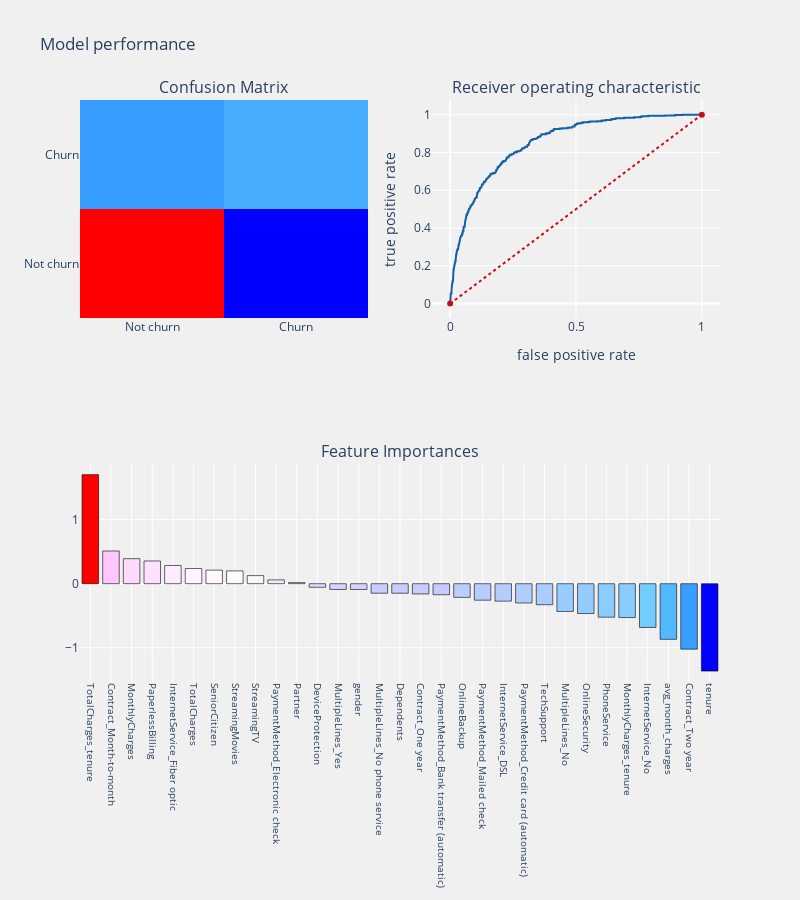

The notebook cell saved with this chart:
### Code cell
from sklearn.model_selection import train_test_split
from sklearn.linear_model import LogisticRegression
from sklearn.metrics import confusion_matrix,accuracy_score,classification_report
from sklearn.metrics import roc_auc_score,roc_curve,scorer
from sklearn.metrics import f1_score
import statsmodels.api as sm
from sklearn.metrics import precision_score,recall_score
from yellowbrick.classifier import DiscriminationThreshold
#splitting train and test data 
train,test = train_test_split(telcom,test_size = .25 ,random_state = 111)
    
##seperating dependent and independent variables
cols    = [i for i in telcom.columns if i not in Id_col + target_col]
train_X = train[cols]
train_Y = train[target_col]
test_X  = test[cols]
test_Y  = test[target_col]


def telecom_churn_prediction(algorithm,training_x,testing_x,
                             training_y,testing_y,cols,cf,threshold_plot) :
    
    #model
    algorithm.fit(training_x,training_y)
    predictions   = algorithm.predict(testing_x)
    probabilities = algorithm.predict_proba(testing_x)
    #coeffs
    if   cf == "coefficients" :
        coefficients  = pd.DataFrame(algorithm.coef_.ravel())
    elif cf == "features" :
        coefficients  = pd.DataFrame(algorithm.feature_importances_)
        
    column_df     = pd.DataFrame(cols)
    coef_sumry    = (pd.merge(coefficients,column_df,left_index= True,
                              right_index= True, how = "left"))
    coef_sumry.columns = ["coefficients","features"]
    coef_sumry    = coef_sumry.sort_values(by = "coefficients",ascending = False)
    
    print (algorithm)
    print ("\n Classification report : \n",classification_report(testing_y,predictions))
    print ("Accuracy   Score : ",accuracy_score(testing_y,predictions))
    #confusion matrix
    conf_matrix = confusion_matrix(testing_y,predictions)
    #roc_auc_score
    model_roc_auc = roc_auc_score(testing_y,predictions) 
    print ("Area under curve : ",model_roc_auc,"\n")
    fpr,tpr,thresholds = roc_curve(testing_y,probabilities[:,1])
    
    #plot confusion matrix
    trace1 = go.Heatmap(z = conf_matrix ,
                        x = ["Not churn","Churn"],
                        y = ["Not churn","Churn"],
                        showscale  = False,colorscale = "Picnic",
                        name = "matrix")
    
    #plot roc curve
    trace2 = go.Scatter(x = fpr,y = tpr,
                        name = "Roc : " + str(model_roc_auc),
                        line = dict(color = ('rgb(22, 96, 167)'),width = 2))
    trace3 = go.Scatter(x = [0,1],y=[0,1],
                        line = dict(color = ('rgb(205, 12, 24)'),width = 2,
                        dash = 'dot'))
    
    #plot coeffs
    trace4 = go.Bar(x = coef_sumry["features"],y = coef_sumry["coefficients"],
                    name = "coefficients",
                    marker = dict(color = coef_sumry["coefficients"],
                                  colorscale = "Picnic",
                                  line = dict(width = .6,color = "black")))
    
    #subplots
    fig = tls.make_subplots(rows=2, cols=2, specs=[[{}, {}], [{'colspan': 2}, None]],
                            subplot_titles=('Confusion Matrix',
                                            'Receiver operating characteristic',
                                            'Feature Importances'))
    
    fig.append_trace(trace1,1,1)
    fig.append_trace(trace2,1,2)
    fig.append_trace(trace3,1,2)
    fig.append_trace(trace4,2,1)
    
    fig['layout'].update(showlegend=False, title="Model performance" ,
                         autosize = False,height = 900,width = 800,
                         plot_bgcolor = 'rgba(240,240,240, 0.95)',
                         paper_bgcolor = 'rgba(240,240,240, 0.95)',
                         margin = dict(b = 195))
    fig["layout"]["xaxis2"].update(dict(title = "false positive rate"))
    fig["layout"]["yaxis2"].update(dict(title = "true positive rate"))
    fig["layout"]["xaxis3"].update(dict(showgrid = True,tickfont = dict(size = 10),
                                        tickangle = 90))
    py.iplot(fig)
    
    if threshold_plot == True : 
        visualizer = DiscriminationThreshold(algorithm)
        visualizer.fit(training_x,training_y)
        visualizer.poof()
        
logit  = LogisticRegression(C=1.0, class_weight=None, dual=False, fit_intercept=True,
          intercept_scaling=1, max_iter=100, multi_class='ovr', n_jobs=1,
          penalty='l2', random_state=None, solver='liblinear', tol=0.0001,
          verbose=0, warm_start=False)

telecom_churn_prediction(logit,train_X,test_X,train_Y,test_Y,
                         cols,"coefficients",threshold_plot = True)

### Figure 1 — Plotly figure (JSON) as saved in the notebook; plotly's stock layout.template omitted (floating-point values rounded to 4 significant figures; data arrays with more than 128 entries replaced by an {"elided": "..."} marker saying what was removed)
{"data": [{"colorscale": [[0, "rgb(0,0,255)"], [0.1, "rgb(51,153,255)"], [0.2, "rgb(102,204,255)"], [0.3, "rgb(153,204,255)"], [0.4, "rgb(204,204,255)"], [0.5, "rgb(255,255,255)"], [0.6, "rgb(255,204,255)"], [0.7, "rgb(255,153,255)"], [0.8, "rgb(255,102,204)"], [0.9, "rgb(255,102,102)"], [1, "rgb(255,0,0)"]], "name": "matrix", "showscale": false, "type": "heatmap", "x": ["Not churn", "Churn"], "xaxis": "x", "y": ["Not churn", "Churn"], "yaxis": "y", "z": [[1151, 117], [229, 261]]}, {"line": {"color": "rgb(22, 96, 167)", "width": 2}, "name": "Roc : 0.7201908839245477", "type": "scatter", "x": {"elided": "474 float values"}, "xaxis": "x2", "y": {"elided": "474 float values"}, "yaxis": "y2"}, {"line": {"color": "rgb(205, 12, 24)", "dash": "dot", "width": 2}, "type": "scatter", "x": [0, 1], "xaxis": "x2", "y": [0, 1], "yaxis": "y2"}, {"marker": {"color": [1.702, 0.5104, 0.3902, 0.3546, 0.2837, 0.2369, 0.2117, 0.1998, 0.1261, 0.05962, 0.01692, -0.05594, -0.0897, -0.08993, -0.1486, -0.1491, -0.16, -0.1722, -0.2132, -0.2574, -0.2723, -0.3017, -0.3285, -0.4333, -0.4658, -0.523, -0.5286, -0.6831, -0.8689, -1.022, -1.364], "colorscale": [[0, "rgb(0,0,255)"], [0.1, "rgb(51,153,255)"], [0.2, "rgb(102,204,255)"], [0.3, "rgb(153,204,255)"], [0.4, "rgb(204,204,255)"], [0.5, "rgb(255,255,255)"], [0.6, "rgb(255,204,255)"], [0.7, "rgb(255,153,255)"], [0.8, "rgb(255,102,204)"], [0.9, "rgb(255,102,102)"], [1, "rgb(255,0,0)"]], "line": {"color": "black", "width": 0.6}}, "name": "coefficients", "type": "bar", "x": ["TotalCharges_tenure", "Contract_Month-to-month", "MonthlyCharges", "PaperlessBilling", "InternetService_Fiber optic", "TotalCharges", "SeniorCitizen", "StreamingMovies", "StreamingTV", "PaymentMethod_Electronic check", "Partner", "DeviceProtection", "MultipleLines_Yes", "gender", "MultipleLines_No phone service", "Dependents", "Contract_One year", "PaymentMethod_Bank transfer (automatic)", "OnlineBackup", "PaymentMethod_Mailed check", "InternetService_DSL", "PaymentMethod_Credit card (automatic)", "TechSupport", "MultipleLines_No", "OnlineSecurity", "PhoneService", "MonthlyCharges_tenure", "InternetService_No", "avg_month_charges", "Contract_Two year", "tenure"], "xaxis": "x3", "y": [1.702, 0.5104, 0.3902, 0.3546, 0.2837, 0.2369, 0.2117, 0.1998, 0.1261, 0.05962, 0.01692, -0.05594, -0.0897, -0.08993, -0.1486, -0.1491, -0.16, -0.1722, -0.2132, -0.2574, -0.2723, -0.3017, -0.3285, -0.4333, -0.4658, -0.523, -0.5286, -0.6831, -0.8689, -1.022, -1.364], "yaxis": "y3"}], "layout": {"annotations": [{"font": {"size": 16}, "showarrow": false, "text": "Confusion Matrix", "x": 0.225, "xanchor": "center", "xref": "paper", "y": 1, "yanchor": "bottom", "yref": "paper"}, {"font": {"size": 16}, "showarrow": false, "text": "Receiver operating characteristic", "x": 0.775, "xanchor": "center", "xref": "paper", "y": 1, "yanchor": "bottom", "yref": "paper"}, {"font": {"size": 16}, "showarrow": false, "text": "Feature Importances", "x": 0.5, "xanchor": "center", "xref": "paper", "y": 0.375, "yanchor": "bottom", "yref": "paper"}], "autosize": false, "height": 900, "margin": {"b": 195}, "paper_bgcolor": "rgba(240,240,240, 0.95)", "plot_bgcolor": "rgba(240,240,240, 0.95)", "showlegend": false, "title": {"text": "Model performance"}, "width": 800, "xaxis": {"anchor": "y", "domain": [0, 0.45]}, "xaxis2": {"anchor": "y2", "domain": [0.55, 1], "title": {"text": "false positive rate"}}, "xaxis3": {"anchor": "y3", "domain": [0, 1], "showgrid": true, "tickangle": 90, "tickfont": {"size": 10}}, "yaxis": {"anchor": "x", "domain": [0.625, 1]}, "yaxis2": {"anchor": "x2", "domain": [0.625, 1], "title": {"text": "true positive rate"}}, "yaxis3": {"anchor": "x3", "domain": [0, 0.375]}}}
